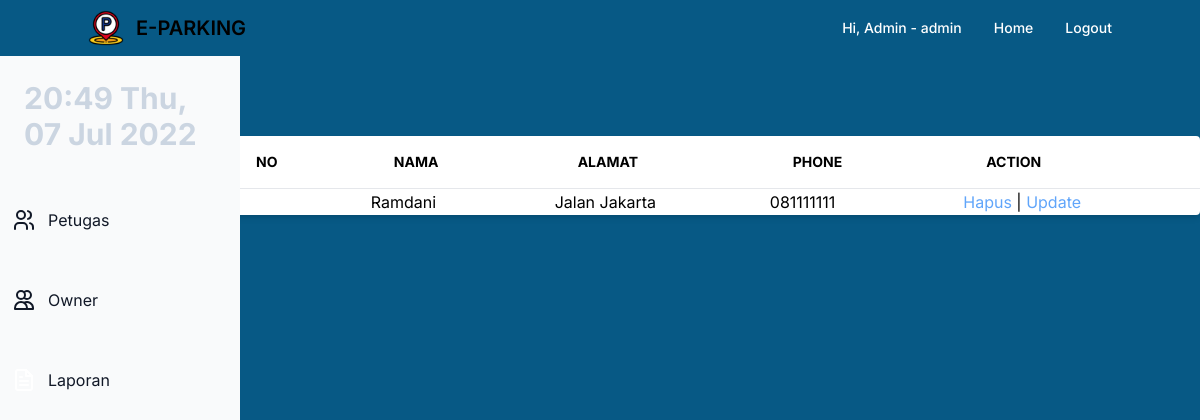
The page /admin/index.php?page=data_petugas (signed in) on the database its author committed.
### tables this page shows
CREATE TABLE `user` (
  `user_id` int(10) NOT NULL,
  `level` varchar(30) NOT NULL,
  `nama` varchar(150) NOT NULL,
  `username` varchar(160) NOT NULL,
  `alamat` varchar(400) NOT NULL,
  `phone` varchar(15) NOT NULL,
  `password` varchar(300) NOT NULL,
  `status` enum('on','off') NOT NULL
);

### admin/data_petugas.php (the view, shortened to what this page needs)
<?php
include_once '../config/function.php';
$masuk = mysqli_query($config,"SELECT * FROM user WHERE level LIKE '%Petugas%'");
?>
<div class="w-screen-2/3 ml-[12.5rem] pl-[2rem] mt-[5rem]">
<div class="bg-white shadow-md rounded my-6">
<form action="" method="post">
    <table class="text-left w-full border-collapse">
        <tr>
            <th class="py-4 px-6 bg-grey-lightest font-bold uppercase text-sm text-grey-dark border-b border-grey-light">
            No</th>
            <th class="py-4 px-6 bg-grey-lightest font-bold uppercase text-sm text-grey-dark border-b border-grey-light">
            Nama</th>
            <th class="py-4 px-6 bg-grey-lightest font-bold uppercase text-sm text-grey-dark border-b border-grey-light">
            Alamat</th>
            <th class="py-4 px-6 bg-grey-lightest font-bold uppercase text-sm text-grey-dark border-b border-grey-light">
            Phone</th>
            <th class="py-4 px-6 bg-grey-lightest font-bold uppercase text-sm text-grey-dark border-b border-grey-light">
            Action</th>
        </tr>
        <?php $i =1; ?>
        <?php foreach ($masuk as $msk): ?>
        <tr>
            <td><?php echo $i ?></td>
            <td><?php echo $msk["nama"];?></td>
            <td><?php echo $msk["alamat"];?></td>
            <td><?php echo $msk["phone"];?></td>
            <td>
            <a href="index.php?page=hapus_petugas&user_id=<?php echo $msk['user_id']; ?>" onClick="return confirm('Yakin ingin menghapus data ini?')" class="text-blue-400 hover:text-blue-500 transition duration-300 ease-in-out mb-4">
                Hapus</a> |
            <a href="index.php?page=update_petugas&user_id=<?php echo $msk['user_id']; ?>" class="text-blue-400 hover:text-blue-500 transition duration-300 ease-in-out mb-4">Update</a>
            </td>
        </tr>
        <?php $i++; ?>
        <?php endforeach ?>
    </table>
</form>
            </div>
            </div>

### rows shown on the page
user: nama "Ramdani", alamat "Jalan Jakarta", phone "081111111"

### other values the page prints
$_SESSION['level'] "Admin"
$_SESSION['username'] "admin"
